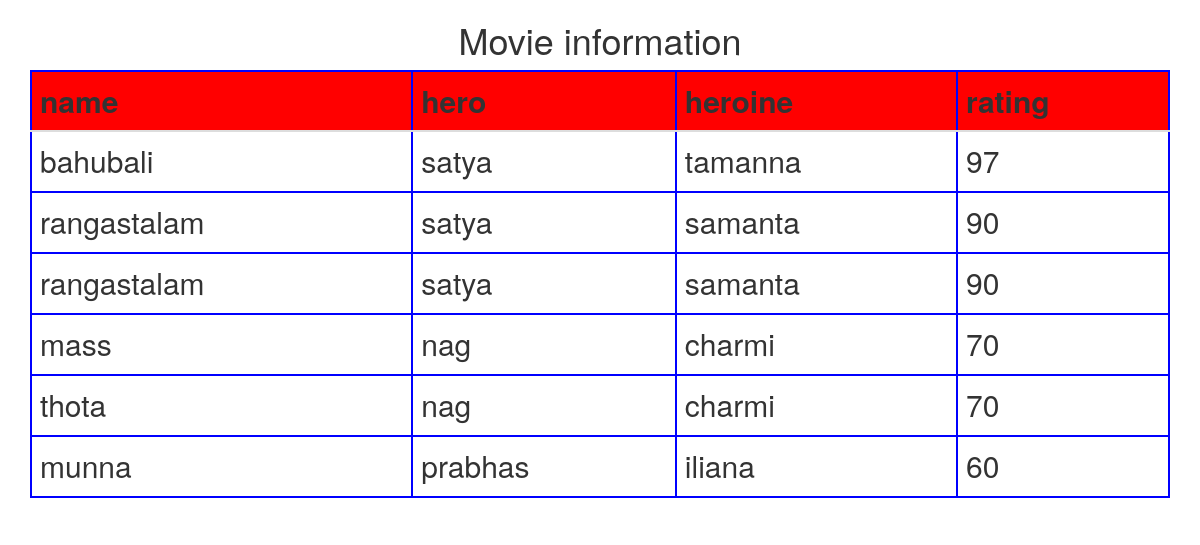
Page /list/ on the committed database.
### testapp/models.py (models this page shows)
class Movie(models.Model):
    name=models.CharField(max_length=30)
    hero=models.CharField(max_length=30)
    heroine=models.CharField(max_length=30)
    rating=models.IntegerField()

### testapp/views.py (the view)
# urls.py: path('list/', views.list_movie),
def list_movie(request):
    m1=Movie.objects.all()
    return render(request,"testapp/movie2.html",{"m1":m1})

### templates/testapp/movie2.html (shortened to what this page needs)
<!DOCTYPE html>
{%load static%}
<html lang="en" dir="ltr">
  <head>
    <link rel="stylesheet" href="https://stackpath.bootstrapcdn.com/bootstrap/3.4.1/css/bootstrap.min.css">
    <link rel="stylesheet" href="{%static "css/movie.css" %}">
  </head>
  <body>
    <div class="container" align="center">
    <h1>Movie information</h1>
    {%if m1%}
    <table class="table">
      <thead>
        <th>name</th>
        <th>hero</th>
        <th>heroine</th>
        <th>rating</th>
      </thead>
      {%for m2 in m1%}
      <tr>
        <td>{{m2.name}}</td>
        <td>{{m2.hero}}</td>
        <td>{{m2.heroine}}</td>
        <td>{{m2.rating}}</td>
      </tr>
      {%endfor%}
  </table>
  {%endif%}
        </div>
  </body>
</html>

### static/css/movie.css (style rules this page uses)
body { background:url("https://images.unsplash.com/photo-1591065392726-3923abfd3e38?ixlib=rb-1.2.1&ixid=eyJhcHBfaWQiOjEyMDd9&auto=format&fit=crop&w=500&q=60"); background-position: center; background-repeat: no-repeat; background-size: cover; }
.table { border:2px solid blue; }
thead th { background: red; border:2px solid blue; font-size: 30px; margin:auto; }
tr td { border:2px solid blue; font-size: 30px; margin:auto; }

### rows in the picture
Movie: name "bahubali", hero "satya", heroine "tamanna", rating "97"
Movie: name "rangastalam", hero "satya", heroine "samanta", rating "90"
Movie: name "rangastalam", hero "satya", heroine "samanta", rating "90"
Movie: name "mass", hero "nag", heroine "charmi", rating "70"
Movie: name "thota", hero "nag", heroine "charmi", rating "70"
Movie: name "munna", hero "prabhas", heroine "iliana", rating "60"
